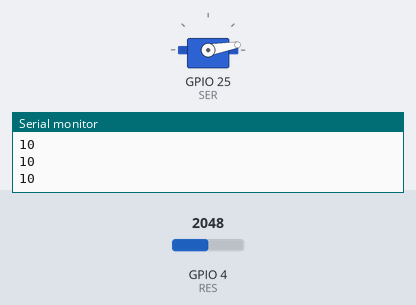
A sketch run on a simulated ESP32. Shown: servo, the last lines printed to the serial monitor. The test bench sets the inputs (shaded band); at power-on: GPIO 4 (RES) = 2048.

Above: at 1.3 s.
1.4 s: GPIO 4 (RES) set to 2866
At 2.0 s:
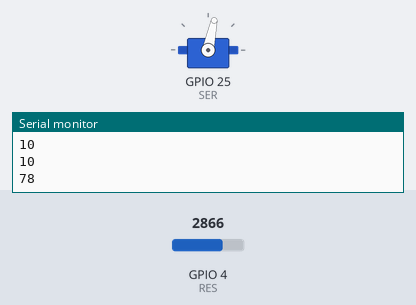
3.0 s: GPIO 4 (RES) set to 3603
At 4.2 s:
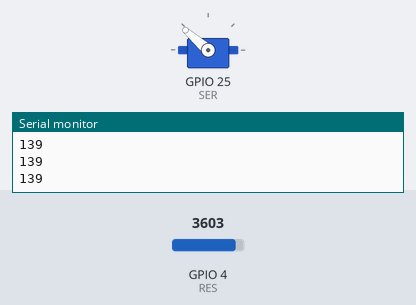
4.5 s: GPIO 4 (RES) set to 4095
At 5.5 s:
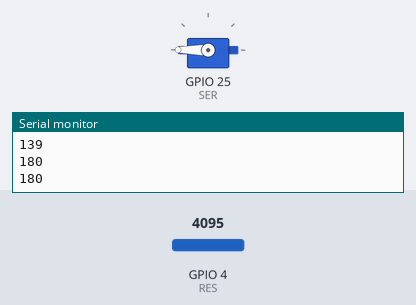
6.0 s: GPIO 4 (RES) set to 2047
At 6.7 s:
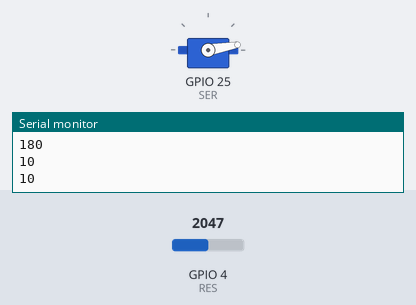
Timing chart, 0 to 8.5 s (numbered marks = the images above; inputs shaded):
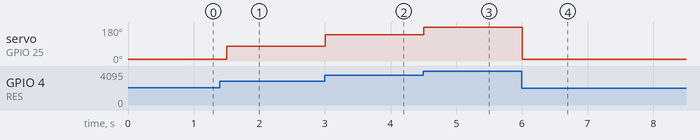

Measured:
- after the input at 1.4 s, servo on GPIO 25 (SER): 10° → 78° after 0.10 s
- after the input at 3.0 s, servo on GPIO 25 (SER): 78° → 139° at once
- after the input at 4.5 s, servo on GPIO 25 (SER): 139° → 180° at once
- after the input at 6.0 s, servo on GPIO 25 (SER): 180° → 10° at once

The sketch:

SERVO_SEM_ADC.ino
```cpp
#include <ESP32Servo.h>

#define RES 4
#define SER 25

Servo servo;

void setup() {
  // put your setup code here, to run once:
  pinMode(RES, INPUT);
  servo.attach(SER);
  Serial.begin(9600);
}

int angulo;

void loop() {
  // put your main code here, to run repeatedly:
  angulo = map(analogRead(RES), 1920, 4095, 0, 180);

  Serial.println(angulo);
  servo.write(angulo);

  delay(500);
}
```
